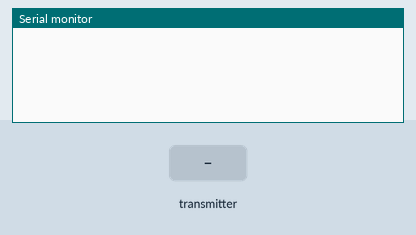
Recording of a sketch running on a simulated ESP8266 (NodeMCU). Parts: the last lines printed to the serial monitor. The test bench sets the inputs (shaded band).

Above: at 1.2 s.
1.3 s: the transmitter starts sending genStatus = 0
At 1.61 s:
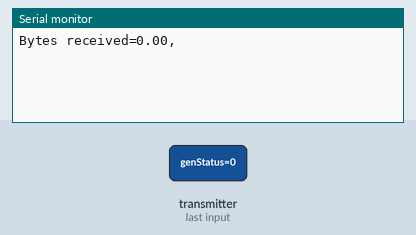
3.3 s: the transmitter starts sending batlvl = 25
At 3.61 s:
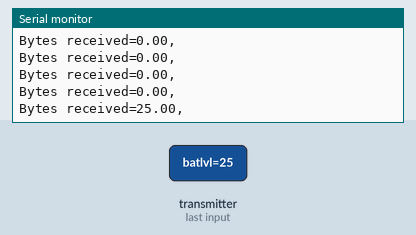
4.8 s: the transmitter starts sending batlvl = 50
At 5.11 s:
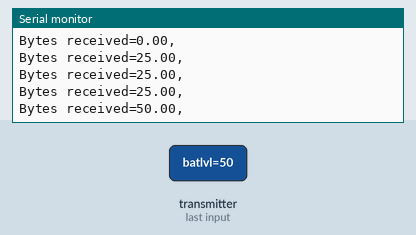
Timing chart, 0 to 7.8 s (numbered marks = the images above; inputs shaded):
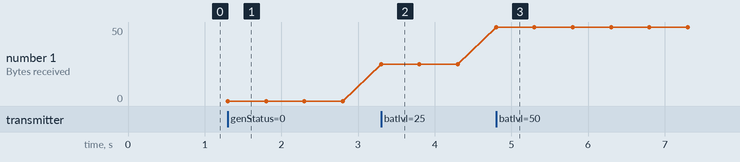

The sketch:

espchover.ino
```cpp
#include <ESP8266WiFi.h>

#include <ESP8266WiFi.h>
#include <espnow.h>

uint8_t newMACAddress[] = {0x32, 0xAE, 0xA4, 0x07, 0x0D, 0x65};

String message = "";
//String message = "";
uint8_t broadcastAddress[] = {0x32, 0xAE, 0xA4, 0x07, 0x0D, 0x66};

unsigned long initTime;  //some global variables available anywhere in the program
unsigned long inits = 0; //some global variables available anywhere in the program
unsigned long timeNow;
const unsigned long sTime = 3500; //the value is a number of milliseconds

// Define variables to store incoming readings
int gen = 0;
float bat = 0;
// Variable to store if sending data was successful
String success;

//Structure example to send data
//Must match the receiver structure
typedef struct struct_message
{
  int genStatus; //// send 1 0r zero
  float batlvl;  ///0-100
} struct_message;

// Create a struct_message called DHTReadings to hold sensor readings
struct_message valuesToSend;

// Create a struct_message to hold incoming sensor readings
struct_message incomingReadings;

// Callback when data is sent
void OnDataSent(uint8_t *mac_addr, uint8_t sendStatus)
{
  // Serial.print(("Last Packet Send Status: "));
  if (sendStatus == 0)
  {
    //Serial.println(("Delivery success"));
  }
  else
  {
    //Serial.println(("Delivery fail"));
  }
}

// Callback when data is received
void OnDataRecv(uint8_t *mac, uint8_t *incomingData, uint8_t len)
{
  memcpy(&incomingReadings, incomingData, sizeof(incomingReadings));

  //  Serial.println(F(len));
  gen = incomingReadings.genStatus;
  bat = incomingReadings.batlvl;
  Serial.print(("Bytes received="));
  Serial.print(bat);
  Serial.println(",");
}

void setup()
{
  Serial.begin(9600);

  WiFi.mode(WIFI_STA);
  WiFi.disconnect();
  wifi_set_macaddr(STATION_IF, &newMACAddress[0]);

  // Init ESP-NOW
  if (esp_now_init() != 0)
  {
    //Serial.println(F("Error initializing ESP-NOW"));
    return;
  }

  // Set ESP-NOW Role
  esp_now_set_self_role(ESP_NOW_ROLE_COMBO);

  // Once ESPNow is successfully Init, we will register for Send CB to
  // get the status of Trasnmitted packet
  esp_now_register_send_cb(OnDataSent);

  // Register peer
  esp_now_add_peer(broadcastAddress, ESP_NOW_ROLE_COMBO, 1, NULL, 0);

  // Register for a callback function that will be called when data is received
  esp_now_register_recv_cb(OnDataRecv);
}

void loop()
{
  timeNow = millis(); //get the current "time" (actually the number of milliseconds since the program started)

  if (Serial.available())
  {
    delay(10);

    while (Serial.available())
    {
      message += (char)Serial.read();
    }

    if (message.indexOf("1") != -1)
    {
      valuesToSend.genStatus = 1;
      valuesToSend.batlvl = 1;

      //Serial.println("ok");
    }
    else
    {
      valuesToSend.genStatus = 0;
      valuesToSend.batlvl = 0;
    }
  }

  if (timeNow - inits >= sTime) //test whether the period has elapsed

  {

    esp_now_send(broadcastAddress, (uint8_t *)&valuesToSend, sizeof(valuesToSend));
    inits = timeNow;
  }

  // Serial.flush();
}
```

Measured:
- after the input at 1.3 s, the serial monitor: prints a new line at once (image 1)
- after the input at 3.3 s, the serial monitor: prints a new line at once (image 2)
- after the input at 4.8 s, the serial monitor: prints a new line at once (image 3)
- plotted number 1: 0 → 25 after the input at 3.3 s, 25 → 50 after the input at 4.8 s
